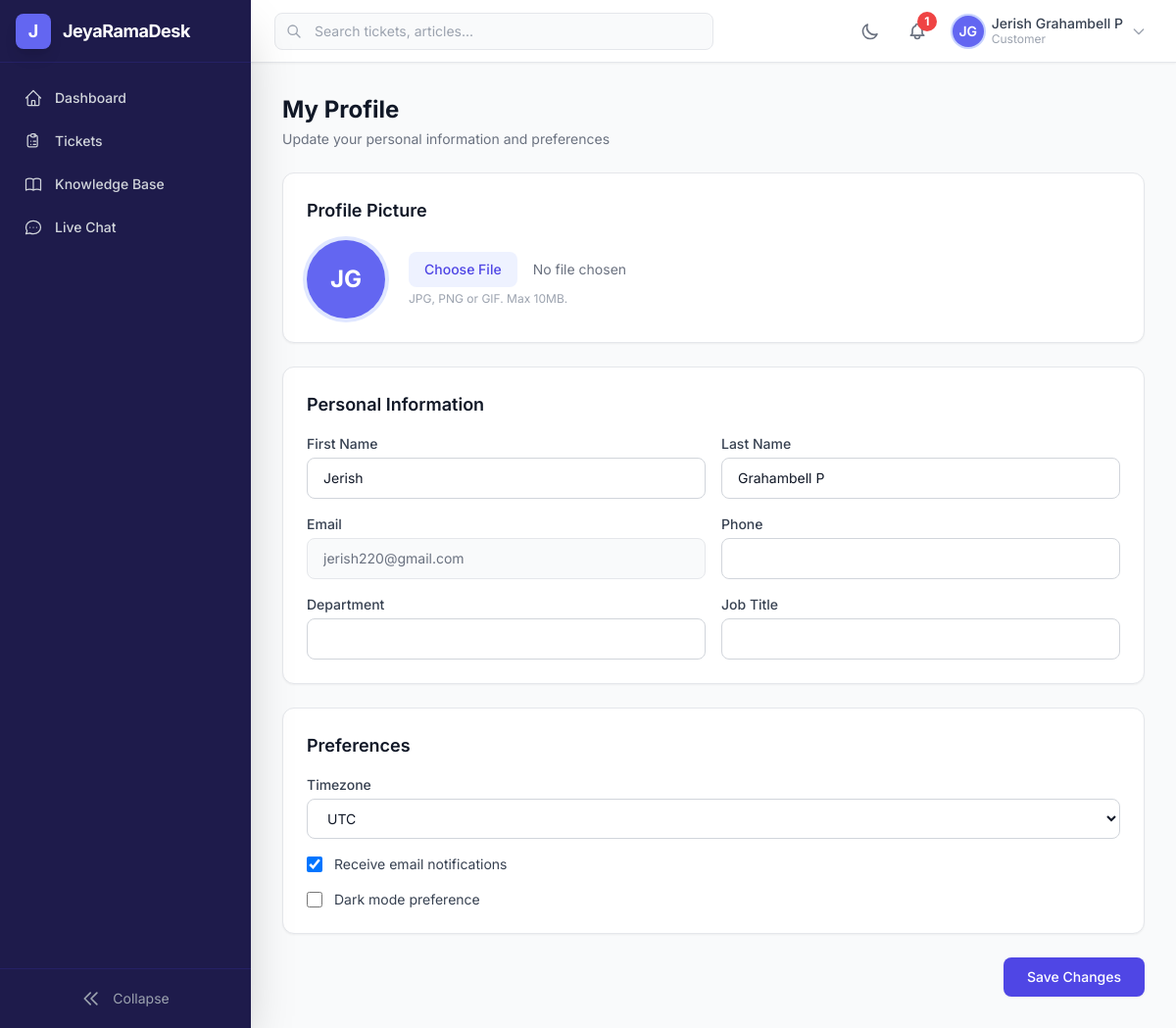
The page /desk/accounts/profile/ (signed in) on the database its author committed.
### accounts/models.py (models this page shows, shortened)
class User(AbstractBaseUser, PermissionsMixin):
    class Role(models.TextChoices):
        SUPERADMIN = 'superadmin', 'Super Admin'
        MANAGER = 'manager', 'Manager'
        AGENT = 'agent', 'Agent'
        CUSTOMER = 'customer', 'Customer'
    id = models.UUIDField(primary_key=True, default=uuid.uuid4, editable=False)
    email = models.EmailField('Email Address', unique=True, db_index=True)
    first_name = models.CharField('First Name', max_length=150)
    last_name = models.CharField('Last Name', max_length=150)
    phone = models.CharField('Phone Number', max_length=20, blank=True, default='')
    address = models.TextField('Address', blank=True, default='')
    avatar = models.ImageField(
        'Profile Picture',
        upload_to='avatars/%Y/%m/',
        blank=True,
        null=True,
    )
    role = models.CharField(
        'Role',
        max_length=20,
        choices=Role.choices,
        default=Role.CUSTOMER,
        db_index=True,
    )
    department = models.CharField(max_length=100, blank=True, default='')
    job_title = models.CharField(max_length=100, blank=True, default='')
    is_active = models.BooleanField('Active', default=True, db_index=True)
    is_staff = models.BooleanField('Staff Status', default=False)
    is_online = models.BooleanField('Online', default=False)
    is_profile_completed = models.BooleanField('Profile Completed', default=False)
    date_joined = models.DateTimeField('Date Joined', default=timezone.now)
    last_login = models.DateTimeField('Last Login', blank=True, null=True)
    updated_at = models.DateTimeField('Updated At', auto_now=True)
    timezone_pref = models.CharField(
        'Timezone', max_length=50, default='UTC',
    )
    email_notifications = models.BooleanField(default=True)
    dark_mode = models.BooleanField(default=False)
    objects = UserManager()
    USERNAME_FIELD = 'email'
    REQUIRED_FIELDS = ['first_name', 'last_name']
    class Meta:
        db_table = 'jrd_users'
        verbose_name = 'User'
        verbose_name_plural = 'Users'
        ordering = ['-date_joined']
        indexes = [
            models.Index(fields=['role', 'is_active'], name='idx_user_role_active'),
            models.Index(fields=['email'], name='idx_user_email'),
            models.Index(fields=['date_joined'], name='idx_user_joined'),
        ]
    @property
    def full_name(self):
        return f'{self.first_name} {self.last_name}'.strip()
    @property
    def initials(self):
        return f'{self.first_name[:1]}{self.last_name[:1]}'.upper()
    @property
    def is_staff_member(self):
        return self.role in (self.Role.SUPERADMIN, self.Role.MANAGER, self.Role.AGENT)

### accounts/views.py (the view, shortened to what this page needs)
# urls.py: path('profile/', views.profile_view, name='profile'),
@login_required
def profile_view(request):
    return render(request, 'accounts/profile.html')

### notifications/context_processors.py (called while the page is built)
def unread_notifications_count(request):
    if request.user.is_authenticated:
        return {
            'unread_notifications_count': Notification.objects.filter(
                user=request.user,
                is_read=False,
            ).count()
        }
    return {'unread_notifications_count': 0}

### templates/accounts/profile.html (shortened to what this page needs)
{% extends "base.html" %}
{% block content %}
<div class="max-w-4xl mx-auto">
    <div class="mb-6">
        <h1 class="text-2xl font-bold text-gray-900 dark:text-white">My Profile</h1>
        <p class="text-sm text-gray-500 dark:text-gray-400 mt-1">Update your personal information and preferences</p>
    </div>
    <form method="POST" enctype="multipart/form-data" class="space-y-6">
        <div class="bg-white dark:bg-gray-800 rounded-xl shadow-sm border border-gray-200 dark:border-gray-700 p-6">
            <h2 class="text-lg font-semibold text-gray-900 dark:text-white mb-4">Profile Picture</h2>
            <div class="flex items-center space-x-6">
                {% if user.avatar %}
                <img src="{{ user.avatar.url }}" class="w-20 h-20 rounded-full object-cover ring-4 ring-primary-100 dark:ring-primary-900">
                {% else %}
                <div class="w-20 h-20 rounded-full bg-primary-500 flex items-center justify-center text-white text-2xl font-bold ring-4 ring-primary-100 dark:ring-primary-900">
                    {{ user.initials }}
                </div>
                {% endif %}
                <div>
                    <input type="file" name="avatar" accept="image/*"
                           class="block text-sm text-gray-500 file:mr-4 file:py-2 file:px-4 file:rounded-lg file:border-0 file:text-sm file:font-medium file:bg-primary-50 file:text-primary-600 hover:file:bg-primary-100 dark:file:bg-primary-900/30 dark:file:text-primary-400">
                    <p class="text-xs text-gray-400 mt-1">JPG, PNG or GIF. Max 10MB.</p>
                </div>
            </div>
        </div>
        <div class="bg-white dark:bg-gray-800 rounded-xl shadow-sm border border-gray-200 dark:border-gray-700 p-6">
            <h2 class="text-lg font-semibold text-gray-900 dark:text-white mb-4">Personal Information</h2>
            <div class="grid grid-cols-1 md:grid-cols-2 gap-4">
                <div>
                    <label class="block text-sm font-medium text-gray-700 dark:text-gray-300 mb-1">First Name</label>
                    <input type="text" name="first_name" value="{{ user.first_name }}"
                           class="w-full px-4 py-2.5 border border-gray-300 dark:border-gray-600 rounded-lg bg-white dark:bg-gray-700 text-gray-900 dark:text-white focus:ring-2 focus:ring-primary-500 text-sm">
                </div>
                <div>
                    <label class="block text-sm font-medium text-gray-700 dark:text-gray-300 mb-1">Last Name</label>
                    <input type="text" name="last_name" value="{{ user.last_name }}"
                           class="w-full px-4 py-2.5 border border-gray-300 dark:border-gray-600 rounded-lg bg-white dark:bg-gray-700 text-gray-900 dark:text-white focus:ring-2 focus:ring-primary-500 text-sm">
                </div>
                <div>
                    <label class="block text-sm font-medium text-gray-700 dark:text-gray-300 mb-1">Email</label>
                    <input type="email" value="{{ user.email }}" disabled
                           class="w-full px-4 py-2.5 border border-gray-200 dark:border-gray-700 rounded-lg bg-gray-50 dark:bg-gray-900 text-gray-500 text-sm cursor-not-allowed">
                </div>
                <div>
                    <label class="block text-sm font-medium text-gray-700 dark:text-gray-300 mb-1">Phone</label>
                    <input type="text" name="phone" value="{{ user.phone }}"
                           class="w-full px-4 py-2.5 border border-gray-300 dark:border-gray-600 rounded-lg bg-white dark:bg-gray-700 text-gray-900 dark:text-white focus:ring-2 focus:ring-primary-500 text-sm">
                </div>
                <div>
                    <label class="block text-sm font-medium text-gray-700 dark:text-gray-300 mb-1">Department</label>
                    <input type="text" name="department" value="{{ user.department }}"
                           class="w-full px-4 py-2.5 border border-gray-300 dark:border-gray-600 rounded-lg bg-white dark:bg-gray-700 text-gray-900 dark:text-white focus:ring-2 focus:ring-primary-500 text-sm">
                </div>
                <div>
                    <label class="block text-sm font-medium text-gray-700 dark:text-gray-300 mb-1">Job Title</label>
                    <input type="text" name="job_title" value="{{ user.job_title }}"
                           class="w-full px-4 py-2.5 border border-gray-300 dark:border-gray-600 rounded-lg bg-white dark:bg-gray-700 text-gray-900 dark:text-white focus:ring-2 focus:ring-primary-500 text-sm">
                </div>
            </div>
        </div>
        <div class="bg-white dark:bg-gray-800 rounded-xl shadow-sm border border-gray-200 dark:border-gray-700 p-6">
            <h2 class="text-lg font-semibold text-gray-900 dark:text-white mb-4">Preferences</h2>
            <div class="space-y-4">
                <div>
                    <label class="block text-sm font-medium text-gray-700 dark:text-gray-300 mb-1">Timezone</label>
                    <select name="timezone_pref"
                            class="w-full px-4 py-2.5 border border-gray-300 dark:border-gray-600 rounded-lg bg-white dark:bg-gray-700 text-gray-900 dark:text-white focus:ring-2 focus:ring-primary-500 text-sm">
                        <option value="UTC" {% if user.timezone_pref == 'UTC' %}selected{% endif %}>UTC</option>
                    </select>
                </div>
                <label class="flex items-center space-x-3 cursor-pointer">
                    <input type="checkbox" name="email_notifications" {% if user.email_notifications %}checked{% endif %}
                           class="w-4 h-4 text-primary-600 border-gray-300 rounded focus:ring-primary-500">
                    <span class="text-sm text-gray-700 dark:text-gray-300">Receive email notifications</span>
                </label>
                <label class="flex items-center space-x-3 cursor-pointer">
                    <input type="checkbox" name="dark_mode" {% if user.dark_mode %}checked{% endif %}
                           class="w-4 h-4 text-primary-600 border-gray-300 rounded focus:ring-primary-500">
                    <span class="text-sm text-gray-700 dark:text-gray-300">Dark mode preference</span>
                </label>
            </div>
        </div>
        <div class="flex justify-end">
            <button type="submit"
                    class="px-6 py-2.5 bg-primary-600 hover:bg-primary-700 text-white font-medium rounded-lg transition-colors shadow-sm text-sm">
                Save Changes
            </button>
        </div>
    </form>
</div>
{% endblock %}

### templates/includes/topbar.html (shortened to what this page needs)
<header class="h-16 bg-white dark:bg-gray-800 border-b border-gray-200 dark:border-gray-700 flex items-center px-4 md:px-6 shadow-sm z-30">
    <div class="hidden md:flex items-center flex-1 max-w-md">
        <div class="relative w-full">
            <div class="absolute inset-y-0 left-0 pl-3 flex items-center pointer-events-none">
            </div>
            <input type="text" placeholder="Search tickets, articles..."
                   class="w-full pl-10 pr-4 py-2 border border-gray-200 dark:border-gray-600 rounded-lg
                          bg-gray-50 dark:bg-gray-700 text-sm text-gray-900 dark:text-gray-100
                          focus:ring-2 focus:ring-primary-500 focus:border-transparent
                          placeholder-gray-400 transition-colors">
        </div>
    </div>
    <div class="flex items-center ml-auto space-x-3">
        <button @click="darkMode = !darkMode; localStorage.setItem('darkMode', darkMode)"
                class="p-2 rounded-lg text-gray-500 hover:bg-gray-100 dark:text-gray-400 dark:hover:bg-gray-700 transition-colors">
            <svg x-show="!darkMode" class="w-5 h-5" fill="none" stroke="currentColor" viewBox="0 0 24 24">
                <path stroke-linecap="round" stroke-linejoin="round" stroke-width="2"
                      d="M20.354 15.354A9 9 0 018.646 3.646 9.003 9.003 0 0012 21a9.003 9.003 0 008.354-5.646z"/>
            </svg>
        </button>
        <a href="{% url 'notifications:list' %}"
           class="relative p-2 rounded-lg text-gray-500 hover:bg-gray-100 dark:text-gray-400 dark:hover:bg-gray-700 transition-colors">
            {% if unread_notifications_count %}
            <span class="absolute -top-0.5 -right-0.5 w-5 h-5 bg-red-500 text-white text-xs font-bold rounded-full flex items-center justify-center">
                {{ unread_notifications_count }}
            </span>
            {% endif %}
        </a>
        <div x-data="{ profileOpen: false }" class="relative">
            <button @click="profileOpen = !profileOpen" @click.outside="profileOpen = false"
                    class="flex items-center space-x-2 p-1.5 rounded-lg hover:bg-gray-100 dark:hover:bg-gray-700 transition-colors">
                {% if user.avatar %}
                <img src="{{ user.avatar.url }}" alt="{{ user.full_name }}"
                     class="w-8 h-8 rounded-full object-cover ring-2 ring-primary-200">
                {% else %}
                <div class="w-8 h-8 rounded-full bg-primary-500 flex items-center justify-center text-white text-sm font-semibold ring-2 ring-primary-200">
                    {{ user.initials }}
                </div>
                {% endif %}
                <div class="hidden md:block text-left">
                    <p class="text-sm font-medium text-gray-700 dark:text-gray-200 leading-tight">{{ user.full_name }}</p>
                    <p class="text-xs text-gray-400 capitalize">{{ user.role }}</p>
                </div>
                <svg class="w-4 h-4 text-gray-400 hidden md:block" fill="none" stroke="currentColor" viewBox="0 0 24 24">
                    <path stroke-linecap="round" stroke-linejoin="round" stroke-width="2" d="M19 9l-7 7-7-7"/>
                </svg>
            </button>
        </div>
    </div>
</header>

### templates/base.html (style rules this page uses)
body { font-family: 'Inter', system-ui, sans-serif; }

### rows shown on the page
User: initials "JG", full_name "Jerish Grahambell P", role "Customer", first_name "Jerish", last_name "Grahambell P", email "jerish220@gmail.com", timezone_pref "UTC", email_notifications "☑"

### other values the page prints
{{ unread_notifications_count }} "1"
